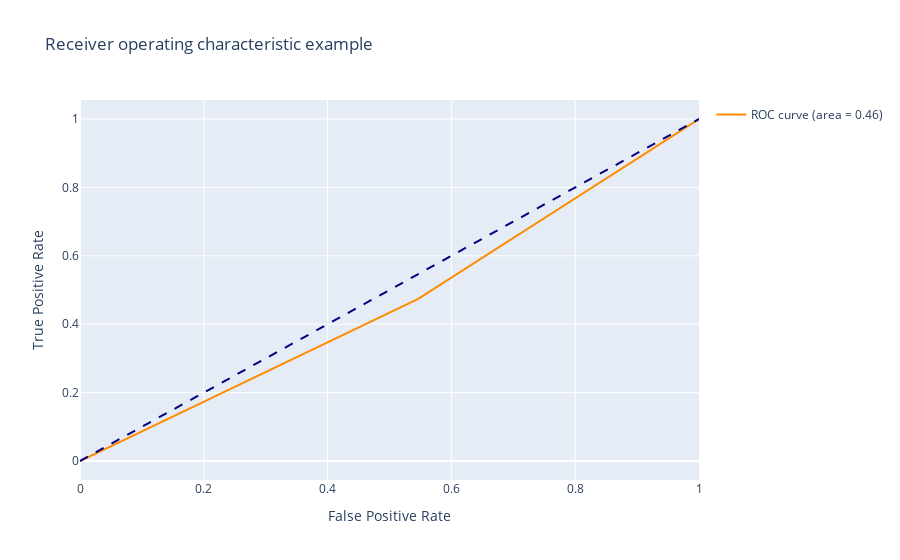

This figure's notebook cell:
### Code cell
dir = x_test_df.dir.values
length = len(dir.flatten())
#ty_test.numpy().shape
mpl.plotRoc(ty_test.numpy(), dir.flatten())

### Figure 1 — Plotly figure (JSON) as saved in the notebook; plotly's stock layout.template omitted (floating-point values rounded to 4 significant figures)
{"data": [{"line": {"color": "darkorange", "width": 2}, "mode": "lines", "name": "ROC curve (area = 0.46)", "type": "scatter", "x": [0, 0.5464, 1], "y": [0, 0.4739, 1]}, {"line": {"color": "navy", "dash": "dash", "width": 2}, "mode": "lines", "showlegend": false, "type": "scatter", "x": [0, 1], "y": [0, 1]}], "layout": {"title": {"text": "Receiver operating characteristic example"}, "xaxis": {"title": {"text": "False Positive Rate"}}, "yaxis": {"title": {"text": "True Positive Rate"}}}}
